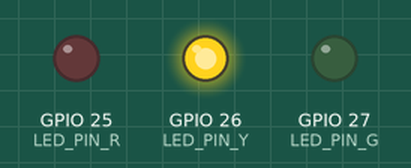
This program was run on a simulated ESP32. Parts: output pins drawn as LEDs (lit = HIGH). WiFi joins after 1.5 s; servers stay silent unless stated; the local clock reads 2024-03-15 10:24:30 at power-on unless the program sets it; no MQTT or app messages arrive unless stated.

Above: at 0.1 s.
At 3.1 s:
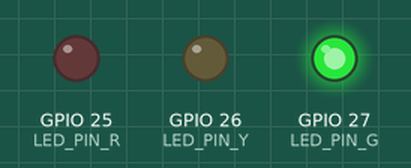
Timing chart, 0 to 4.6 s (numbered marks = the images above):
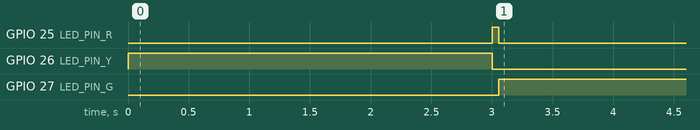

The program:

main.cpp
```cpp
#include <Arduino.h>
#include <ArduinoJson.h>
#include <PubSubClient.h>
#include <WiFi.h>
#include <time.h>

#include "config.h"
#include "pzem_reader.h"
#include "status_led.h"

WiFiClient wifiClient;
PubSubClient mqttClient(wifiClient);

struct ReadingBuffer {
  EnergyReading items[50];
  int start = 0;
  int count = 0;

  void push(const EnergyReading& item) {
    int index = (start + count) % 50;
    items[index] = item;
    if (count < 50) {
      count++;
    } else {
      start = (start + 1) % 50;
    }
  }

  bool pop(EnergyReading& out) {
    if (count == 0) {
      return false;
    }
    out = items[start];
    start = (start + 1) % 50;
    count--;
    return true;
  }
};

ReadingBuffer offlineBuffer;
unsigned long lastPublish = 0;
unsigned long wifiBackoffMs = 1000;
unsigned long mqttBackoffMs = 1000;

void connectWifiWithBackoff() {
  while (WiFi.status() != WL_CONNECTED) {
    setLedState(false, true, false, LED_PIN_R, LED_PIN_Y, LED_PIN_G);
    WiFi.mode(WIFI_STA);
    WiFi.begin(WIFI_SSID, WIFI_PASSWORD);
    delay(wifiBackoffMs);
    wifiBackoffMs = min(wifiBackoffMs * 2, 30000UL);
  }
  wifiBackoffMs = 1000;
}

void connectMqttWithBackoff() {
  while (!mqttClient.connected()) {
    setLedState(true, false, false, LED_PIN_R, LED_PIN_Y, LED_PIN_G);
    mqttClient.connect(MEDIDOR_ID, MQTT_USER, MQTT_PASSWORD);
    if (!mqttClient.connected()) {
      delay(mqttBackoffMs);
      mqttBackoffMs = min(mqttBackoffMs * 2, 30000UL);
    }
  }
  mqttBackoffMs = 1000;
}

bool publishReading(const EnergyReading& reading) {
  String topic = String("casa/energia/medidor/") + MEDIDOR_ID;
  StaticJsonDocument<384> doc;
  doc["id"] = MEDIDOR_ID;
  doc["local"] = LOCAL_LABEL;
  doc["tensao_v"] = reading.tensao_v;
  doc["corrente_a"] = reading.corrente_a;
  doc["potencia_w"] = reading.potencia_w;
  doc["potencia_va"] = reading.potencia_va;
  doc["fator_potencia"] = reading.fator_potencia;
  doc["frequencia_hz"] = reading.frequencia_hz;
  doc["energia_kwh"] = reading.energia_kwh;
  doc["ts"] = reading.ts;

  char payload[384];
  serializeJson(doc, payload);
  return mqttClient.publish(topic.c_str(), payload);
}

long nowTs() {
  long ts = (long)time(nullptr);
  if (ts <= 0) {
    ts = (long)(millis() / 1000);
  }
  return ts;
}

void flushBuffer() {
  EnergyReading buffered;
  while (mqttClient.connected() && offlineBuffer.pop(buffered)) {
    if (!publishReading(buffered)) {
      offlineBuffer.push(buffered);
      break;
    }
  }
}

void setup() {
  Serial.begin(115200);
  setupStatusLeds(LED_PIN_R, LED_PIN_Y, LED_PIN_G);
  setLedState(false, true, false, LED_PIN_R, LED_PIN_Y, LED_PIN_G);

  connectWifiWithBackoff();
  configTime(0, 0, "pool.ntp.org", "time.nist.gov");

  mqttClient.setServer(MQTT_HOST, MQTT_PORT);
  connectMqttWithBackoff();
}

void loop() {
  if (WiFi.status() != WL_CONNECTED) {
    connectWifiWithBackoff();
  }

  if (!mqttClient.connected()) {
    connectMqttWithBackoff();
  }

  mqttClient.loop();

  unsigned long now = millis();
  if (now - lastPublish >= PUBLISH_INTERVAL_MS) {
    lastPublish = now;

    EnergyReading reading = readPzemSensor(nowTs());
    if (!publishReading(reading)) {
      offlineBuffer.push(reading);
    }
    flushBuffer();
  }

  if (WiFi.status() == WL_CONNECTED && mqttClient.connected()) {
    setLedState(false, false, true, LED_PIN_R, LED_PIN_Y, LED_PIN_G);
  }
}
```

pzem_reader.h
```cpp
#pragma once

struct EnergyReading {
  float tensao_v;
  float corrente_a;
  float potencia_w;
  float potencia_va;
  float fator_potencia;
  float frequencia_hz;
  float energia_kwh;
  long ts;
};

inline EnergyReading readPzemSensor(long ts) {
  // Placeholder para PZEM-004T; trocar pela leitura real via UART.
  return {220.3f, 5.61f, 1234.5f, 1240.0f, 0.995f, 60.0f, 542.3f, ts};
}
```

status_led.h
```cpp
#pragma once

#include <Arduino.h>

inline void setupStatusLeds(int redPin, int yellowPin, int greenPin) {
  pinMode(redPin, OUTPUT);
  pinMode(yellowPin, OUTPUT);
  pinMode(greenPin, OUTPUT);
}

inline void setLedState(bool red, bool yellow, bool green, int redPin, int yellowPin, int greenPin) {
  digitalWrite(redPin, red ? HIGH : LOW);
  digitalWrite(yellowPin, yellow ? HIGH : LOW);
  digitalWrite(greenPin, green ? HIGH : LOW);
}
```

config.h
```cpp
#pragma once

#define WIFI_SSID "SEU_WIFI"
#define WIFI_PASSWORD "SUA_SENHA"

#define MQTT_HOST "192.168.0.100"
#define MQTT_PORT 1883
#define MQTT_USER "homeia"
#define MQTT_PASSWORD "homeia123"

#define MEDIDOR_ID "medidor_01"
#define LOCAL_LABEL "sala"
#define PUBLISH_INTERVAL_MS 5000

#define LED_PIN_R 25
#define LED_PIN_Y 26
#define LED_PIN_G 27
```

Measured:
- by itself, GPIO 25 (LED_PIN_R): HIGH → LOW at 3.1 s
- by itself, GPIO 27 (LED_PIN_G): LOW → HIGH at 3.1 s
